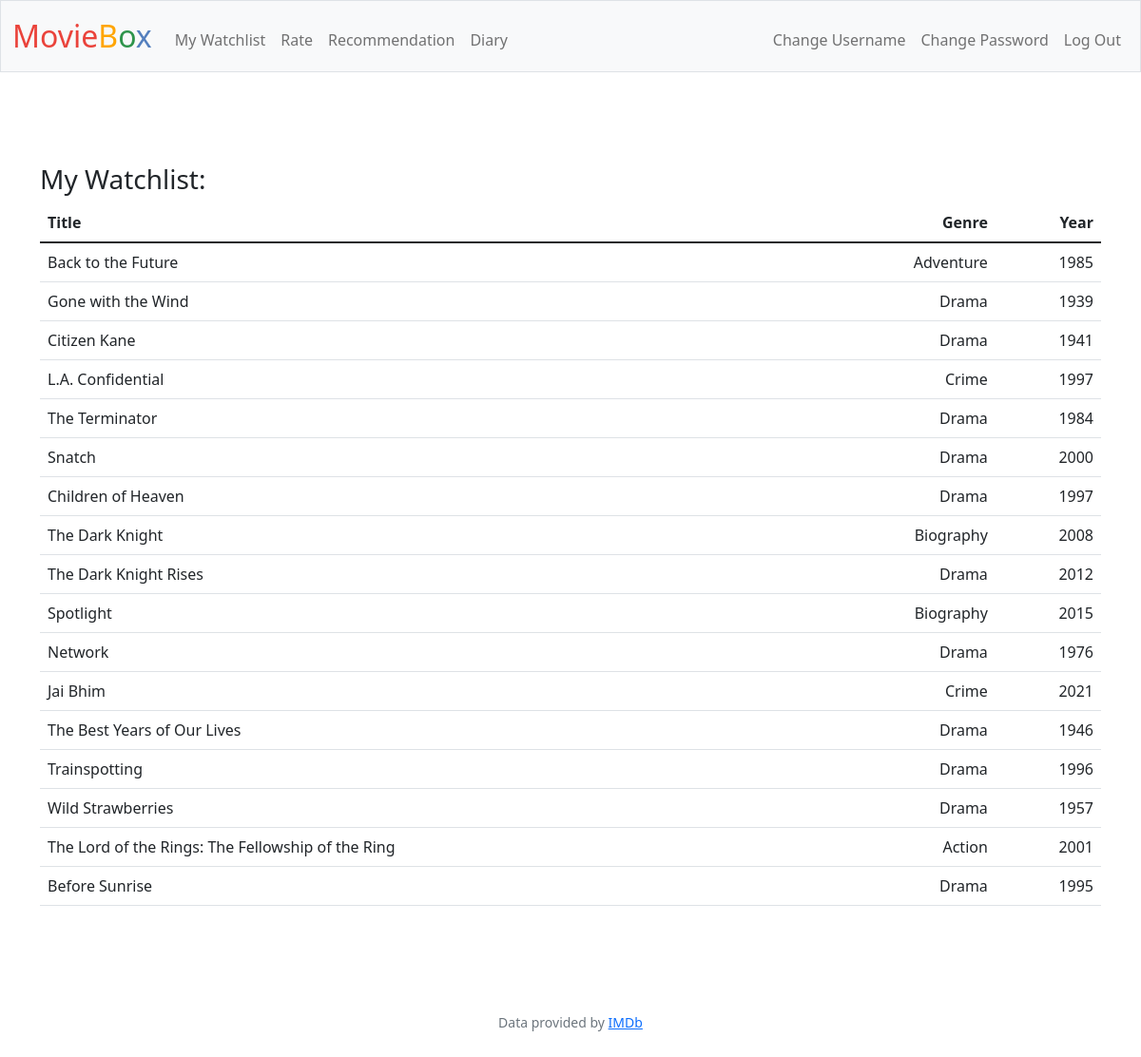
Screenshot of /watchlist (signed in) with the database file from the repository.
### tables this page shows
CREATE TABLE watchlist (id INTEGER NOT NULL, movie_id INTEGER NOT NULL, title TEXT NOT NULL, genre TEXT NOT NULL, year TEXT NOT NULL);

### app.py (the view)
@app.route("/watchlist", methods=["GET", "POST"])
@login_required
def watchlist():
        user_id = session["user_id"]
        list = db.execute("SELECT * FROM watchlist WHERE id = ?", user_id)
        return render_template("watchlist.html", list = list)

### app.py (called while the page is built)
@app.after_request
def after_request(response):
    response.headers["Cache-Control"] = "no-cache, no-store, must-revalidate"
    response.headers["Expires"] = 0
    response.headers["Pragma"] = "no-cache"
    return response

### helpers.py (called while the page is built)
def login_required(f):
    @wraps(f)
    def decorated_function(*args, **kwargs):
        if session.get("user_id") is None:
            return redirect("/login")
        return f(*args, **kwargs)
    return decorated_function

### templates/watchlist.html (shortened to what this page needs)
{% extends "layout.html" %}
{% block main %}
    <main class="container py-5 text-center">
        <h3 align="left">My Watchlist:</h3>
        <table class="table">
            <thead>
                <tr>
                    <th class="text-start">Title</th>
                    <th class="text-end">Genre</th>
                    <th class="text-end">Year</th>
                </tr>
            </thead>
            <tbody>
                {% for row in list %}
                <tr>
                    <td class="text-start">{{ row.title }}</td>
                    <td class="text-end">{{ row.genre }}</td>
                    <td class="text-end">{{ row.year }}</td>
                </tr>
                {% endfor %}
            </tbody>
        </table>
    </main>
{% endblock %}

### templates/layout.html (shortened to what this page needs)
<!DOCTYPE html>
<html lang="en">
    <head>
        <link href="https://cdn.jsdelivr.net/npm/bootstrap@5.1.3/dist/css/bootstrap.min.css" rel="stylesheet">
        <link href="/static/styles.css" rel="stylesheet">
    </head>
    <body>
        <nav class="bg-light border navbar navbar-expand-md navbar-light">
            <div class="container-fluid">
                <a class="navbar-brand" href="/"><span class="red">Movie</span><span style="color:orange">B</span><span class="green">o</span><span class="blue">x</span></a>
                <div class="collapse navbar-collapse" id="navbar">
                    {% if session["user_id"] %}
                        <ul class="navbar-nav me-auto mt-2">
                            <li class="nav-item"><a class="nav-link" href="/watchlist">My Watchlist</a></li>
                            <li class="nav-item"><a class="nav-link" href="/rate">Rate</a></li>
                            <li class="nav-item"><a class="nav-link" href="/recommendation">Recommendation</a></li>
                            <li class="nav-item"><a class="nav-link" href="/diary">Diary</a></li>
                        </ul>
                        <ul class="navbar-nav ms-auto mt-2">
                            <li class="nav-item"><a class="nav-link" href="/change_username">Change Username</a></li>
                            <li class="nav-item"><a class="nav-link" href="/change_password">Change Password</a></li>
                            <li class="nav-item"><a class="nav-link" href="/logout">Log Out</a></li>
                        </ul>
                    {% else %}
                        <ul class="navbar-nav ms-auto mt-2">
                            <li class="nav-item"><a class="nav-link" href="/register">Register</a></li>
                            <li class="nav-item"><a class="nav-link" href="/login">Log In</a></li>
                        </ul>
                    {% endif %}
                </div>
            </div>
        </nav>
        <main class="container-fluid py-5 text-center">
            {% block main %}{% endblock %}
        </main>
        <footer class="mb-5 small text-center text-muted">
            Data provided by <a href="https://www.imdb.com/">IMDb</a>
        </footer>
    </body>
</html>

### static/styles.css (style rules this page uses)
nav .navbar-brand { font-size: xx-large; }
nav .navbar-brand .blue { color: #537fbe; }
nav .navbar-brand .red { color: #ea433b; }
nav .navbar-brand .green { color: #2e944b; }

### rows the page displays
watchlist: title "Back to the Future", genre "Adventure", year "1985"
watchlist: title "Gone with the Wind", genre "Drama", year "1939"
watchlist: title "Citizen Kane", genre "Drama", year "1941"
watchlist: title "L.A. Confidential", genre "Crime", year "1997"
watchlist: title "The Terminator", genre "Drama", year "1984"
watchlist: title "Snatch", genre "Drama", year "2000"
watchlist: title "Children of Heaven", genre "Drama", year "1997"
watchlist: title "The Dark Knight", genre "Biography", year "2008"
watchlist: title "The Dark Knight Rises", genre "Drama", year "2012"
watchlist: title "Spotlight", genre "Biography", year "2015"
watchlist: title "Network", genre "Drama", year "1976"
watchlist: title "Jai Bhim", genre "Crime", year "2021"
watchlist: title "The Best Years of Our Lives", genre "Drama", year "1946"
watchlist: title "Trainspotting", genre "Drama", year "1996"
watchlist: title "Wild Strawberries", genre "Drama", year "1957"
watchlist: title "The Lord of the Rings: The Fellowship of the Ring", genre "Action", year "2001"
watchlist: title "Before Sunrise", genre "Drama", year "1995"
